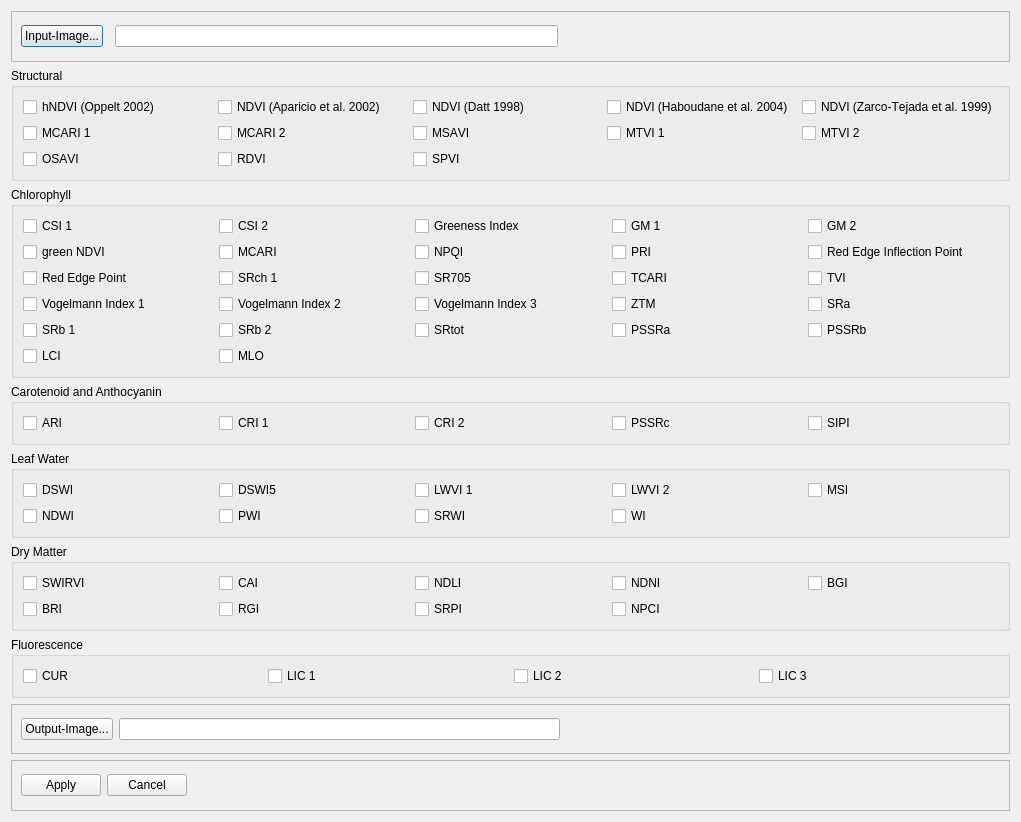
<?xml version="1.0" encoding="UTF-8"?>
<ui version="4.0">
 <author>Matthias Wocher</author>
 <class>AVI</class>
 <widget class="QDialog" name="AVI">
  <property name="geometry">
   <rect>
    <x>0</x>
    <y>0</y>
    <width>1021</width>
    <height>822</height>
   </rect>
  </property>
  <property name="windowTitle">
   <string>Agricultural Vegetation Indices (AVI)</string>
  </property>
  <property name="locale">
   <locale language="English" country="UnitedStates"/>
  </property>
  <layout class="QGridLayout" name="gridLayout_7">
   <item row="0" column="0">
    <widget class="QFrame" name="frame">
     <property name="frameShape">
      <enum>QFrame::StyledPanel</enum>
     </property>
     <property name="frameShadow">
      <enum>QFrame::Raised</enum>
     </property>
     <layout class="QHBoxLayout" name="horizontalLayout">
      <item>
       <widget class="QPushButton" name="pushButton">
        <property name="text">
         <string>Input-Image...</string>
        </property>
       </widget>
      </item>
      <item>
       <widget class="QFrame" name="frame_4">
        <property name="frameShape">
         <enum>QFrame::StyledPanel</enum>
        </property>
        <property name="frameShadow">
         <enum>QFrame::Raised</enum>
        </property>
       </widget>
      </item>
      <item>
       <widget class="QLineEdit" name="lineEdit"/>
      </item>
      <item>
       <spacer name="horizontalSpacer">
        <property name="orientation">
         <enum>Qt::Horizontal</enum>
        </property>
        <property name="sizeHint" stdset="0">
         <size>
          <width>40</width>
          <height>20</height>
         </size>
        </property>
       </spacer>
      </item>
     </layout>
    </widget>
   </item>
   <item row="1" column="0">
    <widget class="QGroupBox" name="structural_group">
     <property name="font">
      <font>
       <kerning>false</kerning>
      </font>
     </property>
     <property name="title">
      <string>Structural</string>
     </property>
     <property name="flat">
      <bool>true</bool>
     </property>
     <property name="checkable">
      <bool>false</bool>
     </property>
     <property name="checked">
      <bool>false</bool>
     </property>
     <layout class="QGridLayout" name="gridLayout">
      <item row="2" column="1">
       <widget class="QCheckBox" name="box_rdvi">
        <property name="text">
         <string>RDVI</string>
        </property>
       </widget>
      </item>
      <item row="0" column="0">
       <widget class="QCheckBox" name="box_hndvi_opp">
        <property name="text">
         <string>hNDVI (Oppelt 2002)</string>
        </property>
       </widget>
      </item>
      <item row="0" column="4">
       <widget class="QCheckBox" name="box_ndvi_zar">
        <property name="text">
         <string>NDVI (Zarco-Tejada et al. 1999)</string>
        </property>
       </widget>
      </item>
      <item row="0" column="1">
       <widget class="QCheckBox" name="box_ndvi_apa">
        <property name="text">
         <string>NDVI (Aparicio et al. 2002)</string>
        </property>
       </widget>
      </item>
      <item row="0" column="2">
       <widget class="QCheckBox" name="box_ndvi_dat">
        <property name="text">
         <string>NDVI (Datt 1998)</string>
        </property>
       </widget>
      </item>
      <item row="1" column="4">
       <widget class="QCheckBox" name="box_mtvi2">
        <property name="text">
         <string>MTVI 2</string>
        </property>
       </widget>
      </item>
      <item row="1" column="3">
       <widget class="QCheckBox" name="box_mtvi1">
        <property name="text">
         <string>MTVI 1</string>
        </property>
       </widget>
      </item>
      <item row="2" column="0">
       <widget class="QCheckBox" name="box_osavi">
        <property name="text">
         <string>OSAVI</string>
        </property>
       </widget>
      </item>
      <item row="1" column="1">
       <widget class="QCheckBox" name="box_mcari2">
        <property name="text">
         <string>MCARI 2</string>
        </property>
       </widget>
      </item>
      <item row="1" column="0">
       <widget class="QCheckBox" name="box_mcari1">
        <property name="text">
         <string>MCARI 1</string>
        </property>
       </widget>
      </item>
      <item row="1" column="2">
       <widget class="QCheckBox" name="box_msavi">
        <property name="text">
         <string>MSAVI</string>
        </property>
       </widget>
      </item>
      <item row="0" column="3">
       <widget class="QCheckBox" name="box_ndvi_hab">
        <property name="text">
         <string>NDVI (Haboudane et al. 2004)</string>
        </property>
       </widget>
      </item>
      <item row="2" column="2">
       <widget class="QCheckBox" name="box_spvi">
        <property name="text">
         <string>SPVI</string>
        </property>
       </widget>
      </item>
     </layout>
    </widget>
   </item>
   <item row="2" column="0">
    <widget class="QGroupBox" name="cab_group">
     <property name="title">
      <string>Chlorophyll</string>
     </property>
     <property name="flat">
      <bool>true</bool>
     </property>
     <layout class="QGridLayout" name="gridLayout_2">
      <item row="0" column="2">
       <widget class="QCheckBox" name="box_gi">
        <property name="text">
         <string>Greeness Index</string>
        </property>
       </widget>
      </item>
      <item row="0" column="3">
       <widget class="QCheckBox" name="box_gitmer1">
        <property name="text">
         <string>GM 1</string>
        </property>
       </widget>
      </item>
      <item row="0" column="4">
       <widget class="QCheckBox" name="box_gitmer2">
        <property name="text">
         <string>GM 2</string>
        </property>
       </widget>
      </item>
      <item row="3" column="3">
       <widget class="QCheckBox" name="box_ztm">
        <property name="text">
         <string>ZTM</string>
        </property>
       </widget>
      </item>
      <item row="0" column="1">
       <widget class="QCheckBox" name="box_csi2">
        <property name="text">
         <string>CSI 2</string>
        </property>
       </widget>
      </item>
      <item row="1" column="2">
       <widget class="QCheckBox" name="box_npqi">
        <property name="text">
         <string>NPQI</string>
        </property>
       </widget>
      </item>
      <item row="1" column="1">
       <widget class="QCheckBox" name="box_mcari">
        <property name="text">
         <string>MCARI</string>
        </property>
       </widget>
      </item>
      <item row="1" column="0">
       <widget class="QCheckBox" name="box_gndvi">
        <property name="text">
         <string>green NDVI</string>
        </property>
       </widget>
      </item>
      <item row="0" column="0">
       <widget class="QCheckBox" name="box_csi1">
        <property name="text">
         <string>CSI 1</string>
        </property>
       </widget>
      </item>
      <item row="3" column="4">
       <widget class="QCheckBox" name="box_sra">
        <property name="text">
         <string>SRa</string>
        </property>
       </widget>
      </item>
      <item row="1" column="3">
       <widget class="QCheckBox" name="box_pri">
        <property name="text">
         <string>PRI</string>
        </property>
       </widget>
      </item>
      <item row="1" column="4">
       <widget class="QCheckBox" name="box_reip">
        <property name="text">
         <string>Red Edge Inflection Point</string>
        </property>
       </widget>
      </item>
      <item row="2" column="0">
       <widget class="QCheckBox" name="box_rep">
        <property name="text">
         <string>Red Edge Point</string>
        </property>
       </widget>
      </item>
      <item row="2" column="1">
       <widget class="QCheckBox" name="box_srch1">
        <property name="text">
         <string>SRch 1</string>
        </property>
       </widget>
      </item>
      <item row="2" column="2">
       <widget class="QCheckBox" name="box_sr705">
        <property name="text">
         <string>SR705</string>
        </property>
       </widget>
      </item>
      <item row="2" column="3">
       <widget class="QCheckBox" name="box_tcari">
        <property name="text">
         <string>TCARI</string>
        </property>
       </widget>
      </item>
      <item row="2" column="4">
       <widget class="QCheckBox" name="box_tvi">
        <property name="text">
         <string>TVI</string>
        </property>
       </widget>
      </item>
      <item row="3" column="2">
       <widget class="QCheckBox" name="box_vog3">
        <property name="text">
         <string>Vogelmann Index 3</string>
        </property>
       </widget>
      </item>
      <item row="3" column="0">
       <widget class="QCheckBox" name="box_vog1">
        <property name="text">
         <string>Vogelmann Index 1</string>
        </property>
       </widget>
      </item>
      <item row="3" column="1">
       <widget class="QCheckBox" name="box_vog2">
        <property name="text">
         <string>Vogelmann Index 2</string>
        </property>
       </widget>
      </item>
      <item row="4" column="3">
       <widget class="QCheckBox" name="box_pssra">
        <property name="text">
         <string>PSSRa</string>
        </property>
       </widget>
      </item>
      <item row="4" column="1">
       <widget class="QCheckBox" name="box_srb2">
        <property name="text">
         <string>SRb 2</string>
        </property>
       </widget>
      </item>
      <item row="4" column="4">
       <widget class="QCheckBox" name="box_pssrb">
        <property name="text">
         <string>PSSRb</string>
        </property>
       </widget>
      </item>
      <item row="4" column="2">
       <widget class="QCheckBox" name="box_srtot">
        <property name="text">
         <string>SRtot</string>
        </property>
       </widget>
      </item>
      <item row="4" column="0">
       <widget class="QCheckBox" name="box_srb1">
        <property name="text">
         <string>SRb 1</string>
        </property>
       </widget>
      </item>
      <item row="5" column="0">
       <widget class="QCheckBox" name="box_lci">
        <property name="text">
         <string>LCI</string>
        </property>
       </widget>
      </item>
      <item row="5" column="1">
       <widget class="QCheckBox" name="box_mlo">
        <property name="text">
         <string>MLO</string>
        </property>
       </widget>
      </item>
     </layout>
    </widget>
   </item>
   <item row="3" column="0">
    <widget class="QGroupBox" name="carAnth_group">
     <property name="title">
      <string>Carotenoid and Anthocyanin</string>
     </property>
     <property name="flat">
      <bool>true</bool>
     </property>
     <layout class="QGridLayout" name="gridLayout_3">
      <item row="0" column="2">
       <widget class="QCheckBox" name="box_cri2">
        <property name="text">
         <string>CRI 2</string>
        </property>
       </widget>
      </item>
      <item row="0" column="0">
       <widget class="QCheckBox" name="box_ari">
        <property name="text">
         <string>ARI</string>
        </property>
       </widget>
      </item>
      <item row="0" column="1">
       <widget class="QCheckBox" name="box_cri1">
        <property name="text">
         <string>CRI 1</string>
        </property>
       </widget>
      </item>
      <item row="0" column="3">
       <widget class="QCheckBox" name="box_pssrc">
        <property name="text">
         <string>PSSRc</string>
        </property>
       </widget>
      </item>
      <item row="0" column="4">
       <widget class="QCheckBox" name="box_sipi">
        <property name="text">
         <string>SIPI</string>
        </property>
       </widget>
      </item>
     </layout>
    </widget>
   </item>
   <item row="4" column="0">
    <widget class="QGroupBox" name="water_group">
     <property name="title">
      <string>Leaf Water</string>
     </property>
     <property name="flat">
      <bool>true</bool>
     </property>
     <layout class="QGridLayout" name="gridLayout_4">
      <item row="0" column="0">
       <widget class="QCheckBox" name="box_dswi">
        <property name="text">
         <string>DSWI</string>
        </property>
       </widget>
      </item>
      <item row="0" column="1">
       <widget class="QCheckBox" name="box_sdwi5">
        <property name="text">
         <string>DSWI5</string>
        </property>
       </widget>
      </item>
      <item row="0" column="4">
       <widget class="QCheckBox" name="box_msi">
        <property name="text">
         <string>MSI</string>
        </property>
       </widget>
      </item>
      <item row="0" column="3">
       <widget class="QCheckBox" name="box_lwvi2">
        <property name="text">
         <string>LWVI 2</string>
        </property>
       </widget>
      </item>
      <item row="0" column="2">
       <widget class="QCheckBox" name="box_lwvi1">
        <property name="text">
         <string>LWVI 1</string>
        </property>
       </widget>
      </item>
      <item row="1" column="0">
       <widget class="QCheckBox" name="box_ndwi">
        <property name="text">
         <string>NDWI</string>
        </property>
       </widget>
      </item>
      <item row="1" column="1">
       <widget class="QCheckBox" name="box_pwi">
        <property name="text">
         <string>PWI</string>
        </property>
       </widget>
      </item>
      <item row="1" column="2">
       <widget class="QCheckBox" name="box_srwi">
        <property name="text">
         <string>SRWI</string>
        </property>
       </widget>
      </item>
      <item row="1" column="3">
       <widget class="QCheckBox" name="checkBox">
        <property name="text">
         <string>WI</string>
        </property>
       </widget>
      </item>
     </layout>
    </widget>
   </item>
   <item row="5" column="0">
    <widget class="QGroupBox" name="dm_group">
     <property name="title">
      <string>Dry Matter</string>
     </property>
     <property name="flat">
      <bool>true</bool>
     </property>
     <layout class="QGridLayout" name="gridLayout_5">
      <item row="0" column="2">
       <widget class="QCheckBox" name="box_ndli">
        <property name="text">
         <string>NDLI</string>
        </property>
       </widget>
      </item>
      <item row="0" column="4">
       <widget class="QCheckBox" name="box_bgi">
        <property name="text">
         <string>BGI</string>
        </property>
       </widget>
      </item>
      <item row="0" column="1">
       <widget class="QCheckBox" name="box_cai">
        <property name="text">
         <string>CAI</string>
        </property>
       </widget>
      </item>
      <item row="0" column="0">
       <widget class="QCheckBox" name="box_swirvi">
        <property name="text">
         <string>SWIRVI</string>
        </property>
       </widget>
      </item>
      <item row="0" column="3">
       <widget class="QCheckBox" name="box_ndni">
        <property name="text">
         <string>NDNI</string>
        </property>
       </widget>
      </item>
      <item row="1" column="0">
       <widget class="QCheckBox" name="box_bri">
        <property name="text">
         <string>BRI</string>
        </property>
       </widget>
      </item>
      <item row="1" column="1">
       <widget class="QCheckBox" name="box_rgi">
        <property name="text">
         <string>RGI</string>
        </property>
       </widget>
      </item>
      <item row="1" column="2">
       <widget class="QCheckBox" name="box_srpi">
        <property name="text">
         <string>SRPI</string>
        </property>
       </widget>
      </item>
      <item row="1" column="3">
       <widget class="QCheckBox" name="box_npci">
        <property name="text">
         <string>NPCI</string>
        </property>
       </widget>
      </item>
     </layout>
    </widget>
   </item>
   <item row="6" column="0">
    <widget class="QGroupBox" name="fluo_group">
     <property name="title">
      <string>Fluorescence</string>
     </property>
     <property name="flat">
      <bool>true</bool>
     </property>
     <layout class="QGridLayout" name="gridLayout_6">
      <item row="0" column="2">
       <widget class="QCheckBox" name="box_lic2">
        <property name="text">
         <string>LIC 2</string>
        </property>
       </widget>
      </item>
      <item row="0" column="0">
       <widget class="QCheckBox" name="box_cur">
        <property name="text">
         <string>CUR</string>
        </property>
       </widget>
      </item>
      <item row="0" column="1">
       <widget class="QCheckBox" name="box_lic1">
        <property name="text">
         <string>LIC 1</string>
        </property>
       </widget>
      </item>
      <item row="0" column="3">
       <widget class="QCheckBox" name="box_lic3">
        <property name="text">
         <string>LIC 3</string>
        </property>
       </widget>
      </item>
     </layout>
    </widget>
   </item>
   <item row="7" column="0">
    <widget class="QFrame" name="frame_2">
     <property name="frameShape">
      <enum>QFrame::StyledPanel</enum>
     </property>
     <property name="frameShadow">
      <enum>QFrame::Raised</enum>
     </property>
     <layout class="QHBoxLayout" name="horizontalLayout_2">
      <item>
       <widget class="QPushButton" name="pushButton_2">
        <property name="text">
         <string>Output-Image...</string>
        </property>
       </widget>
      </item>
      <item>
       <widget class="QLineEdit" name="lineEdit_2"/>
      </item>
      <item>
       <spacer name="horizontalSpacer_2">
        <property name="orientation">
         <enum>Qt::Horizontal</enum>
        </property>
        <property name="sizeHint" stdset="0">
         <size>
          <width>40</width>
          <height>20</height>
         </size>
        </property>
       </spacer>
      </item>
     </layout>
    </widget>
   </item>
   <item row="8" column="0">
    <widget class="QFrame" name="frame_3">
     <property name="frameShape">
      <enum>QFrame::StyledPanel</enum>
     </property>
     <property name="frameShadow">
      <enum>QFrame::Raised</enum>
     </property>
     <layout class="QHBoxLayout" name="horizontalLayout_3">
      <item>
       <widget class="QPushButton" name="pushButton_3">
        <property name="text">
         <string>Apply</string>
        </property>
       </widget>
      </item>
      <item>
       <widget class="QPushButton" name="pushButton_4">
        <property name="text">
         <string>Cancel</string>
        </property>
       </widget>
      </item>
      <item>
       <spacer name="horizontalSpacer_3">
        <property name="orientation">
         <enum>Qt::Horizontal</enum>
        </property>
        <property name="sizeHint" stdset="0">
         <size>
          <width>40</width>
          <height>20</height>
         </size>
        </property>
       </spacer>
      </item>
     </layout>
    </widget>
   </item>
  </layout>
 </widget>
 <resources/>
 <connections/>
</ui>
